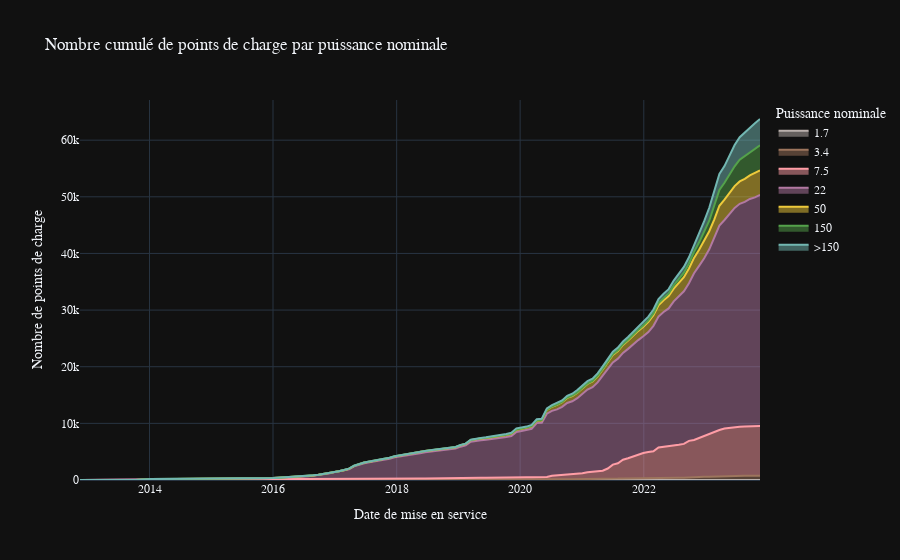

The cell this chart's notebook holds for it:
### Code cell
dfv = dfv1.sort_values(by="date_mise_en_service")\
  .groupby(["date_mise_en_service","puissance_nominale_cat"], as_index=False)\
  ["id_pdc_itinerance"]\
  .count()
  
dfv["id_pdc_itinerance"] = dfv.groupby(["puissance_nominale_cat"])\
  ["id_pdc_itinerance"]\
  .cumsum()

fig = px.area(dfv 
        ,x="date_mise_en_service"
        ,y="id_pdc_itinerance"
        ,color="puissance_nominale_cat"
        ,labels=irve.labels
        ,title="Nombre cumulé de points de charge par puissance nominale"
        ,color_discrete_sequence=px.colors.qualitative.T10[::-1]
        ,height=500
       )


fig.update_layout(
    font_family="Raleway",
    yaxis_title = "Nombre de points de charge"
)

fig.write_image("img/6_power.svg")
fig
